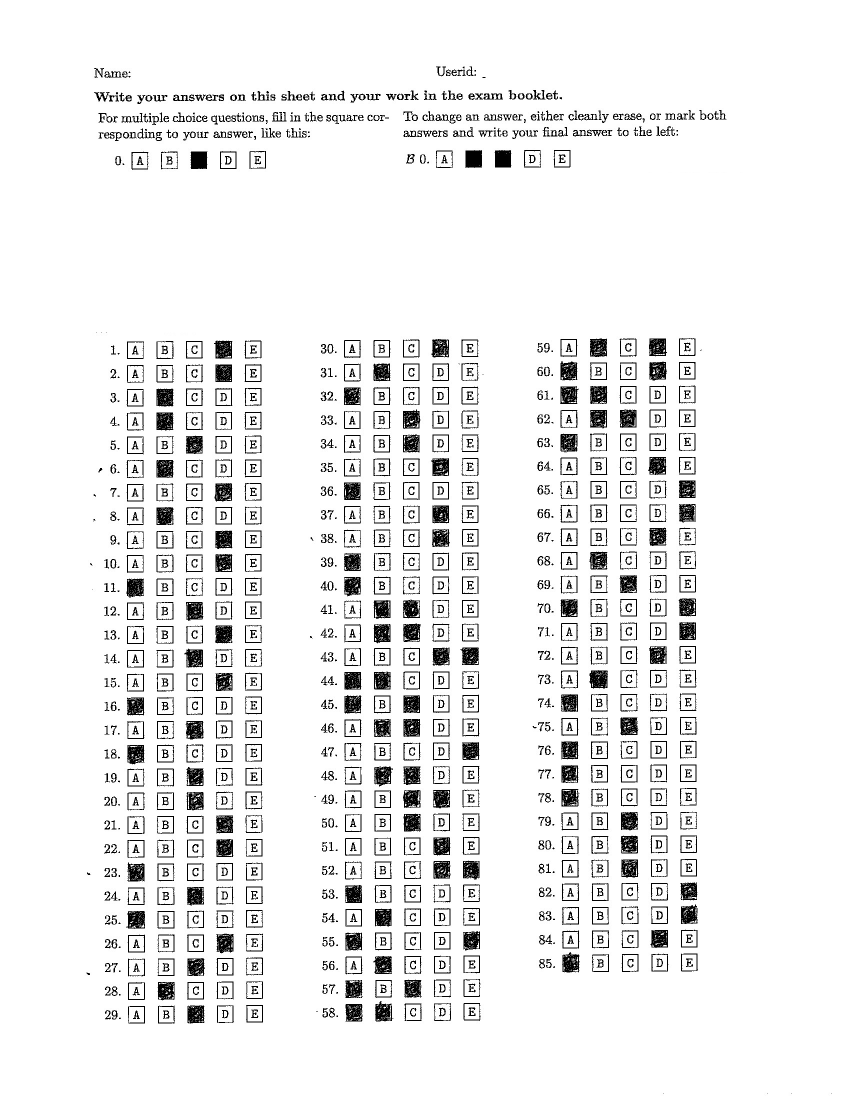
#> input picture test-images/a-27.jpg, 1700 x 2200 px (shown at 1/2 size)
$ python inject.py test-images/a-27.jpg test-images/a-3.jpg
#> lines starting #> are read from the running program, lines starting #| are printed output that depends on the picture
from PIL import Image
import imageio
import sys
from scipy import fftpack
import numpy
import matplotlib.pyplot as plt

def getAnswers(answerPath):
    with open(str(answerPath), 'r') as file:
        answerContent = file.read()
        answerAppend = answerContent.split()

    finalAnswerList = []

    for i in range(0, len(answerAppend), 2):
        finalAnswerList.append([answerAppend[i], answerAppend[i + 1]])

    # print(finalAnswerList)

    return finalAnswerList
    # [7 lines of commented-out code are left out]

# [128 lines left out: function getFrequencies, not called in this run]

def getboxLocations():
    pass

if __name__ == '__main__':
    # injectFrequency = getFrequencies(sys.argv[1])
    injectForm = Image.open(sys.argv[1])
#> injectForm is the input picture: PIL image 1700x2200 L; min 0, max 255, mean 237.7

    print("Image is %s pixels wide." % injectForm.width)
#| Image is 1700 pixels wide.
    print("Image is %s pixels high." % injectForm.height)
#| Image is 2200 pixels high.
    print("Image mode is %s." % injectForm.mode)
#| Image mode is L.

    print("Pixel value at (10,10) is %s" % str(injectForm.getpixel((10,10))))
#| Pixel value at (10,10) is 255

    # For 5 boxes
    # 1st column
    # bbox = (250, 650, 530, 700)

    # 2nd Column
    # bbox = (700, 650, 980, 700)

    # 3rd column
    # bbox = (1150, 650, 1430, 700)

    # Pixels of one box shape 30 x 30
    # bbox = (250, 710, 280, 740)

    # bbox = (310, 710, 340, 740)

    bbox = (1150, 1550, 1430, 1600)

    pixels = injectForm.crop(bbox)
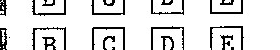
#> pixels: PIL image 280x50 L; min 0, max 255, mean 224.3
    pixel_values = list(pixels.getdata())
#> pixel_values = 14000 values, max 255 at index 6, min 0 at index 3, mean 224.3
    pixels.save("cropped_image.jpg")

    injectAnswers = getAnswers(sys.argv[2])
#> (the run stopped early here; a loop or call above may not have finished)
